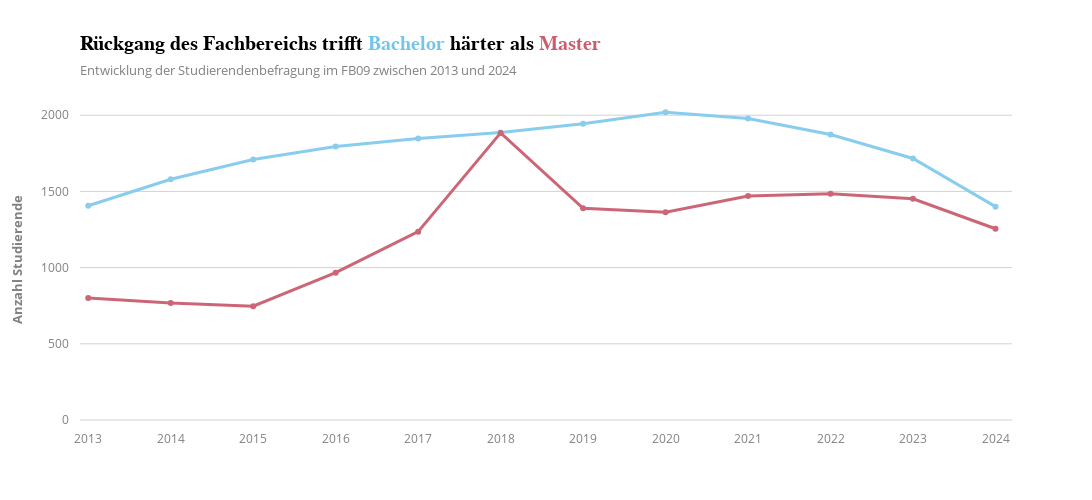

Notebook cell for this chart:
### Code cell
fig = px.line(
    abschluss_df,
    x="Jahr",
    y=["Absolute Anzahl Bachelor", "Absolute Anzahl Master"],
    markers=True,
    title="<b>Rückgang des Fachbereichs trifft </b><span style='color:#73c6e9;'>Bachelor</span> "
          "<b>härter als </b><span style='color:#cc5b6e;'>Master</span>",
    subtitle="Entwicklung der Studierendenbefragung im FB09 zwischen 2013 und 2024",
    color_discrete_sequence=px.colors.qualitative.Safe,
    template="infoviz"
)

# Style lines
fig.update_traces(line=dict(width=3))

# Layout settings
fig.update_layout(
    yaxis=dict(range=[0, 2100], title="Anzahl Studierende"),
    xaxis=dict(dtick=1, title="", range=[2012.9, 2024.2]),
    showlegend=False,
    height=500,
    width=1400,
)

fig.show()
fig.write_image("Plots/pdf/abschluss4.pdf")

### Figure 1 — Plotly figure (JSON) as saved in the notebook; plotly's stock layout.template omitted (floating-point values rounded to 4 significant figures)
{"data": [{"hovertemplate": "variable=Absolute Anzahl Bachelor<br>Jahr=%{x}<br>value=%{y}<extra></extra>", "legendgroup": "Absolute Anzahl Bachelor", "line": {"color": "rgb(136, 204, 238)", "dash": "solid", "width": 3}, "marker": {"symbol": "circle"}, "mode": "lines+markers", "name": "Absolute Anzahl Bachelor", "orientation": "v", "showlegend": true, "type": "scatter", "x": [2013, 2014, 2015, 2016, 2017, 2018, 2019, 2020, 2021, 2022, 2023, 2024], "xaxis": "x", "y": [1406.0, 1580.0, 1710.0, 1795.0, 1848.0, 1886.0, 1944.0, 2020.0, 1978.0, 1874.0, 1716.0, 1400.0], "yaxis": "y"}, {"hovertemplate": "variable=Absolute Anzahl Master<br>Jahr=%{x}<br>value=%{y}<extra></extra>", "legendgroup": "Absolute Anzahl Master", "line": {"color": "rgb(204, 102, 119)", "dash": "solid", "width": 3}, "marker": {"symbol": "circle"}, "mode": "lines+markers", "name": "Absolute Anzahl Master", "orientation": "v", "showlegend": true, "type": "scatter", "x": [2013, 2014, 2015, 2016, 2017, 2018, 2019, 2020, 2021, 2022, 2023, 2024], "xaxis": "x", "y": [801.0, 767.0, 747.0, 967.0, 1236.0, 1884.0, 1389.0, 1363.0, 1470.0, 1484.0, 1452.0, 1255.0], "yaxis": "y"}], "layout": {"height": 500, "legend": {"title": {"text": "variable"}, "tracegroupgap": 0}, "showlegend": false, "title": {"subtitle": {"text": "Entwicklung der Studierendenbefragung im FB09 zwischen 2013 und 2024"}, "text": "<b>Rückgang des Fachbereichs trifft </b><span style='color:#73c6e9;'>Bachelor</span> <b>härter als </b><span style='color:#cc5b6e;'>Master</span>"}, "width": 1400, "xaxis": {"anchor": "y", "domain": [0, 1], "dtick": 1, "range": [2013.0, 2024.0], "title": {"text": ""}}, "yaxis": {"anchor": "x", "domain": [0, 1], "range": [0, 2100], "title": {"text": "Anzahl Studierende"}}}}
